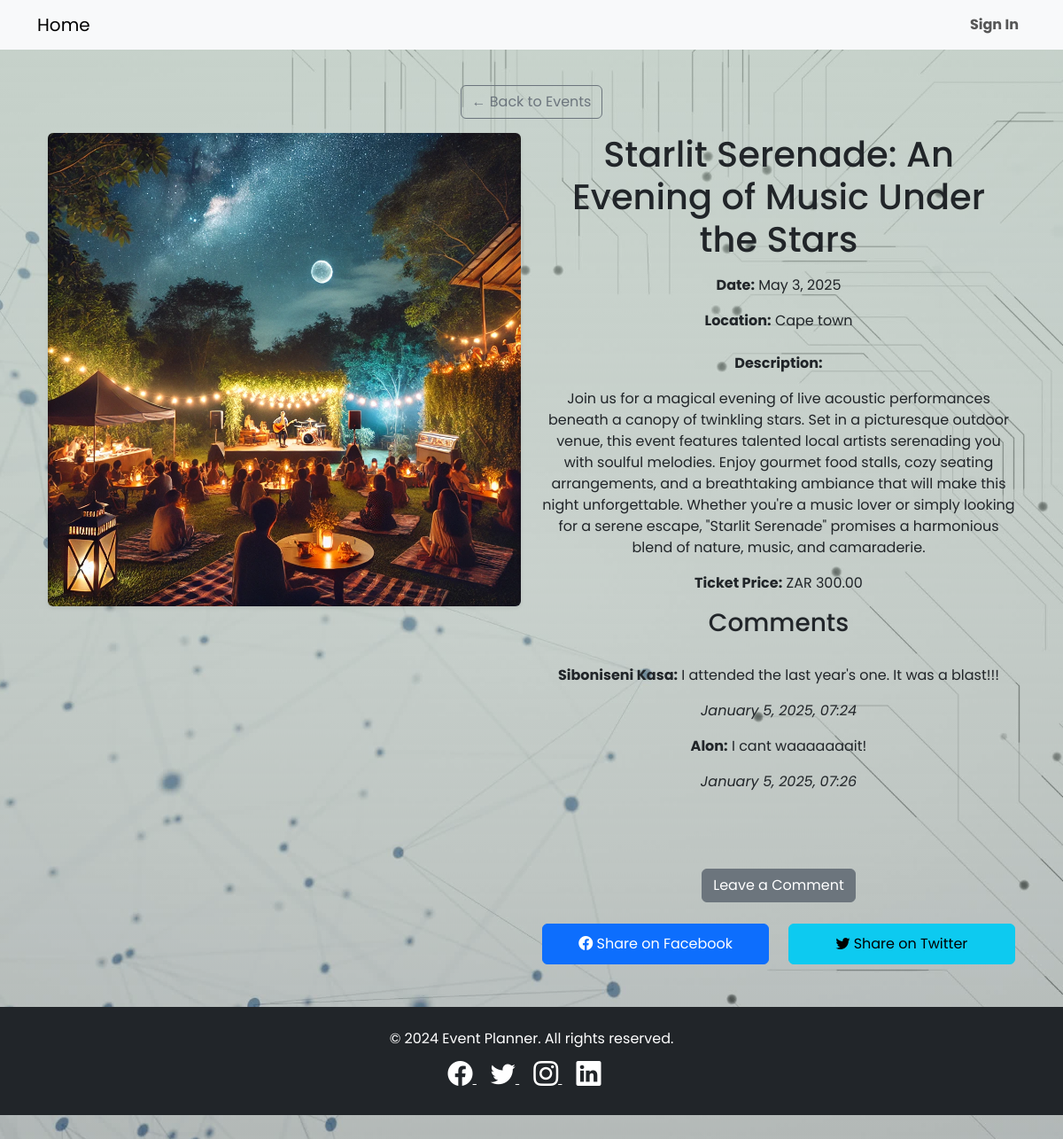
Screenshot of /event/8/ with the database file from the repository.
### events/models.py (models this page shows, shortened)
class Event(models.Model):
    title = models.CharField(max_length=200)
    description = models.TextField()
    date = models.DateField()
    time = models.TimeField()
    location = models.CharField(max_length=255)
    image = models.ImageField(upload_to='uploads/events/')
    highlights = models.TextField(blank=True, help_text="Comma-separated highlights of the event.")
    ticket_price = models.DecimalField(max_digits=6, decimal_places=2, null=True, blank=True)  # Ticket price (optional)
    organizer = models.ForeignKey(
        settings.AUTH_USER_MODEL,
        on_delete=models.CASCADE,
        null=True,  # Allow null for existing rows
        blank=True  # Allow blank values in forms
    )

class Comment(models.Model):
    event = models.ForeignKey(Event, related_name='comments', on_delete=models.CASCADE)  # Link to the event
    name = models.CharField(max_length=100)
    text = models.TextField()
    created_at = models.DateTimeField(auto_now_add=True)

### events/views.py (the view)
# urls.py: path('event/<int:pk>/', views.event_detail, name='event_detail'),  # Event detail page
def event_detail(request, pk):
    event = get_object_or_404(Event, pk=pk)  # Fetch the event by primary key
    if request.method == 'POST':
        name = request.POST.get('name')
        text = request.POST.get('text')
        Comment.objects.create(event=event, name=name, text=text)
        return redirect('events:event_detail', pk=event.pk)  # Redirect to the same event page to show the new comment
    return render(request, 'events/event_detail.html', {'event': event})

### events/templates/events/event_detail.html (shortened to what this page needs)
{% extends "events/base.html" %}
{% block content %}
<div class="container my-5">
    <a href="{% url 'events:event_list' %}" class="btn btn-outline-secondary mb-3">← Back to Events</a>
    <div class="row">
        <div class="col-md-6">
            <img src="{{ event.image.url }}" alt="{{ event.title }}" class="img-fluid rounded shadow-sm">
        </div>
        <div class="col-md-6">
            <h1 class="mb-3">{{ event.title }}</h1>
            <p><strong>Date:</strong> {{ event.date|date:"F j, Y" }}</p>
            <p><strong>Location:</strong> {{ event.location }}</p>
            <p class="mt-4"><strong>Description:</strong></p>
            <p>{{ event.description }}</p>
            <p><strong>Ticket Price:</strong> ZAR {{ event.ticket_price }}</p>
            <h3>Comments</h3>
            <div class="comment-section mb-4">
                {% for comment in event.comments.all %}
                    <div class="comment-box mb-3">
                        <p><strong>{{ comment.name }}:</strong> {{ comment.text }}</p>
                        <p><em>{{ comment.created_at|date:"F j, Y, H:i" }}</em></p>
                    </div>
                {% empty %}
                    <p>No comments yet.</p>
                {% endfor %}
            </div>
            <div class="comment-button-container mb-3">
                <button id="comment-button" class="btn btn-secondary mt-3">Leave a Comment</button>
            </div>
            <div class="social-share mt-4">
                <a href="https://www.facebook.com/sharer/sharer.php?u={{ request.build_absolute_uri }}" class="btn btn-primary me-2">
                    <i class="bi bi-facebook"></i> Share on Facebook
                </a>
                <a href="https://twitter.com/intent/tweet?url={{ request.build_absolute_uri }}" class="btn btn-info">
                    <i class="bi bi-twitter"></i> Share on Twitter
                </a>
            </div>
        </div>
    </div>
</div>
{% endblock %}

### events/templates/events/static/events/css/styles.css (style rules this page uses)
html { scroll-behavior: smooth; }
body { font-family: 'Poppins', sans-serif; }
.comment-section { margin-top: 30px; padding-bottom: 30px; }
.social-share { display: flex; justify-content: space-between; margin-top: 20px; gap: 10px; }
.social-share a { display: inline-block; width: 48%; text-align: center; padding: 10px; }
.comment-button-container { margin-bottom: 20px; }

### rows the page displays
Event: image (picture), title "Starlit Serenade: An Evening of Music Under the Stars", date "May 3, 2025", location "Cape town", description "Join us for a magical evening of live acoustic performances beneath a canopy of twinkling stars. Set in a picturesque outdoor venue, this event features talented local artists serenading you with soulful melodies. Enjoy gourmet food stalls, cozy seating arrangements, and a breathtaking ambiance that will make this night unforgettable. Whether you're a music lover or simply looking for a serene escape, \"Starlit Serenade\" promises a harmonious blend of nature, music, and camaraderie.", ticket_price "300.00"
Comment: name "Siboniseni Kasa", text "I attended the last year's one. It was a blast!!!", created_at "January 5, 2025, 07:24"
Comment: name "Alon", text "I cant waaaaaaait!", created_at "January 5, 2025, 07:26"
